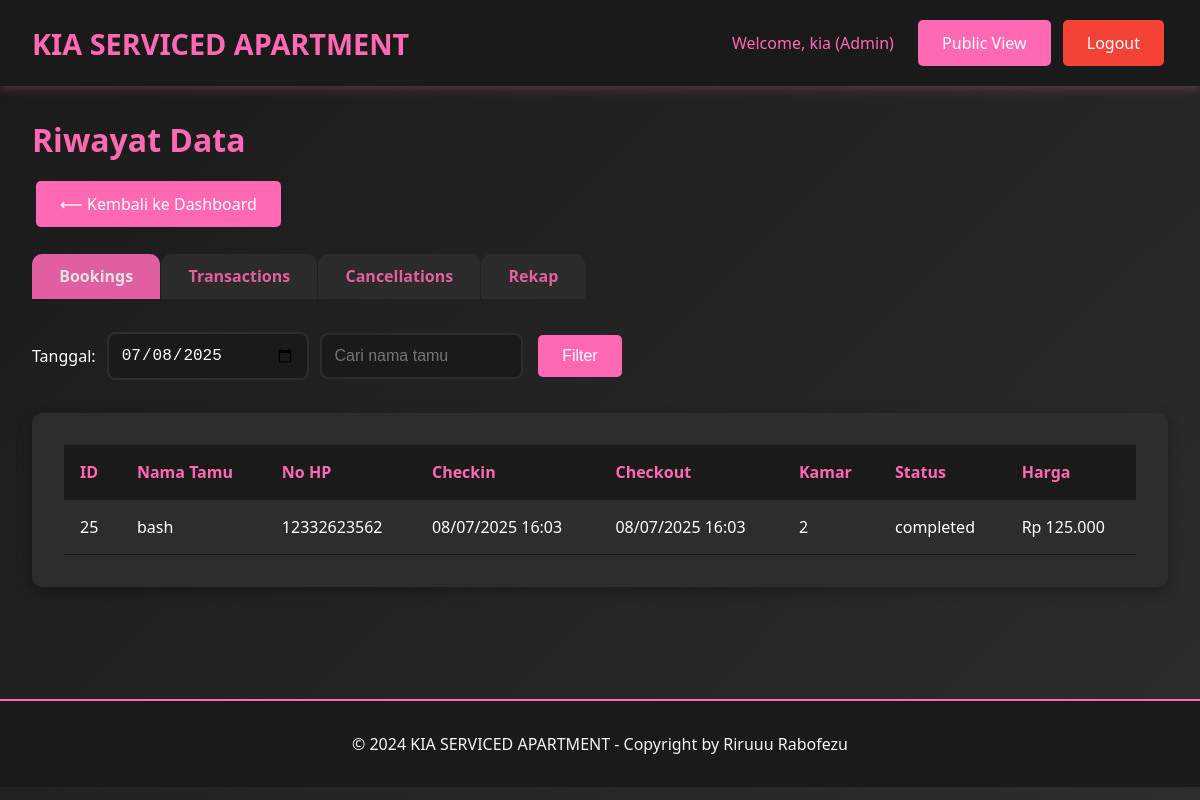
Page /admin/history.php (signed in) on the earlier database version.
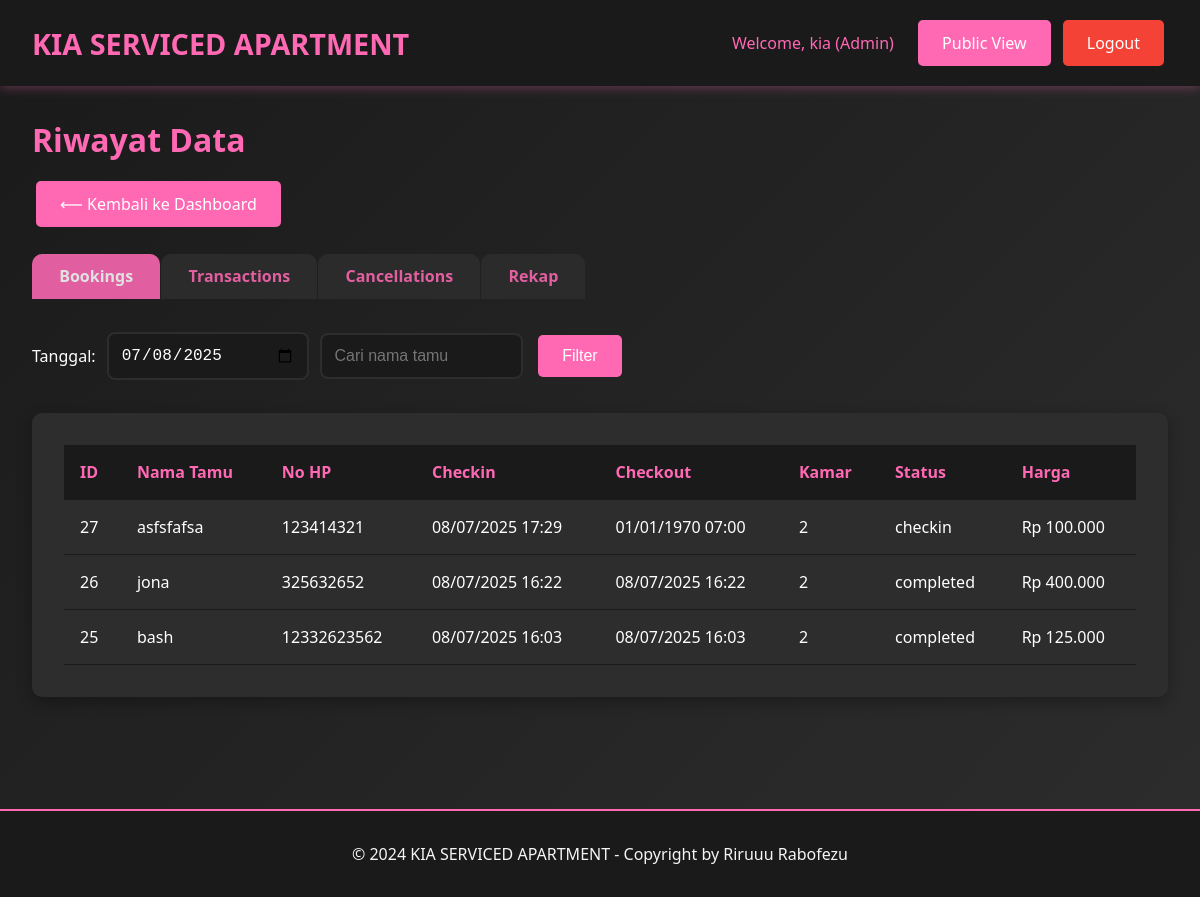
Same page on the later database version.
### tables this page shows
CREATE TABLE `bookings` (
  `id` int(11) NOT NULL,
  `room_id` int(11) NOT NULL,
  `guest_name` varchar(100) NOT NULL,
  `arrival_time` datetime NOT NULL,
  `phone_number` varchar(20) NOT NULL,
  `duration_type` enum('transit','fullday') NOT NULL,
  `duration_hours` int(11) NOT NULL,
  `price_amount` decimal(10,2) NOT NULL,
  `payment_method` varchar(50) NOT NULL,
  `deposit_type` enum('cash','id_card','no_deposit') NOT NULL,
  `deposit_amount` decimal(10,2) DEFAULT '0.00',
  `notes` text,
  `status` enum('booked','checkin','checkout','cancelled','no_show','completed') DEFAULT 'booked',
  `checkin_time` datetime DEFAULT NULL,
  `checkout_time` datetime DEFAULT NULL,
  `extra_time_hours` int(11) DEFAULT '0',
  `extra_time_amount` decimal(10,2) DEFAULT '0.00',
  `refund_amount` decimal(10,2) DEFAULT '0.00',
  `refund_method` varchar(50) DEFAULT NULL,
  `created_by` int(11) NOT NULL,
  `created_at` timestamp NOT NULL DEFAULT CURRENT_TIMESTAMP,
  `updated_at` timestamp NOT NULL DEFAULT CURRENT_TIMESTAMP ON UPDATE CURRENT_TIMESTAMP
);

### includes/config.php (called while the page is built, shortened)
<?php
function formatCurrency($amount) {
    return 'Rp ' . number_format($amount, 0, ',', '.');
}
function formatDateTime($datetime) {
    return date('d/m/Y H:i', strtotime($datetime));
}
?>

### admin/history.php (the view, shortened to what this page needs)
<?php
require_once "../includes/config.php";
$view = isset($_GET["view"]) ? trim($_GET["view"]) : "bookings";
$date = isset($_GET['date']) ? $_GET['date'] : date('Y-m-d');
$search = isset($_GET['search']) ? trim($_GET['search']) : '';
if (!function_exists('safe')) {
    function safe($str) {
        return htmlspecialchars($str, ENT_QUOTES, 'UTF-8');
    }
}
$data = [];
if ($view == "bookings") {
    $sql = "SELECT * FROM bookings WHERE DATE(checkin_time) = :date";
    $params = [':date' => $date];
    $sql .= " ORDER BY checkin_time DESC";
    $stmt = $pdo->prepare($sql);
    $stmt->execute($params);
    $data = $stmt->fetchAll(PDO::FETCH_ASSOC);
}
?>
<!DOCTYPE html>
<html lang="id">
<head>
    <link rel="stylesheet" href="../assets/css/style.css">
</head>
<body>
<header class="header">
    <div class="header-content">
        <a href="../index.php" class="logo">KIA SERVICED APARTMENT</a>
        <div>
            <span style="color: var(--primary-pink); margin-right: 1rem;">
                Welcome, <?php echo htmlspecialchars($_SESSION["full_name"]); ?> (<?php echo ucfirst($_SESSION["user_role"]); ?>)
            </span>
            <a href="../index.php" class="btn btn-primary">Public View</a>
            <a href="../includes/logout.php" class="btn btn-danger">Logout</a>
        </div>
    </div>
</header>
<div class="container">
    <h1 style="color: var(--primary-pink); margin-bottom: 1rem;">Riwayat Data</h1>
    <a href="dashboard.php" class="btn btn-primary btn-back">⟵ Kembali ke Dashboard</a>
    <div class="tabs">
        <a href="?view=bookings" class="<?= $view == 'bookings' ? 'active' : '' ?>">Bookings</a>
        <a href="?view=transactions" class="<?= $view == 'transactions' ? 'active' : '' ?>">Transactions</a>
        <a href="?view=cancellations" class="<?= $view == 'cancellations' ? 'active' : '' ?>">Cancellations</a>
        <a href="?view=rekap" class="<?= $view == 'rekap' ? 'active' : '' ?>">Rekap</a>
    </div>
    <?php if ($view == "rekap"): ?>
        <div class="filter-bar">
            <form method="get" style="display:flex;gap:.7rem;align-items:center;">
                <input type="hidden" name="view" value="rekap">
                <select name="rekap_mode" onchange="this.form.submit()" class="form-control" style="width:140px;">
                    <option value="harian"<?= (isset($rekap_mode) && $rekap_mode == 'harian') ? ' selected' : '' ?>>Harian</option>
                    <option value="mingguan"<?= (isset($rekap_mode) && $rekap_mode == 'mingguan') ? ' selected' : '' ?>>Mingguan</option>
                </select>
                <input type="date" name="rekap_date" class="form-control" value="<?= safe($rekap_date ?? date('Y-m-d')) ?>" style="<?= (isset($rekap_mode) && $rekap_mode == 'harian') ? '' : 'display:none;' ?>">
                <input type="week" name="rekap_week" class="form-control" value="<?= safe($rekap_week ?? date('o-\WW')) ?>" style="<?= (isset($rekap_mode) && $rekap_mode == 'mingguan') ? '' : 'display:none;' ?>">
                <button class="btn btn-primary" type="submit">Terapkan</button>
            </form>
        </div>
        <div class="summary-box">
            <b>Total Fullday:</b> <?= $total_fullday ?? 0 ?> &nbsp;
            <b>Total Transit:</b> <?= $total_transit ?? 0 ?> &nbsp;
            <b>Total Omset:</b> <?= function_exists('formatCurrency') ? formatCurrency($total_omset ?? 0) : number_format($total_omset ?? 0,0,',','.') ?>
        </div>
        <div class="table-container">
            <table class="table">
                <thead>
                    <tr>
                        <th>No</th>
                        <th>Kamar</th>
                        <th>Jumlah Fullday</th>
                        <th>Jumlah Transit</th>
                        <th>Total Omset</th>
                    </tr>
                </thead>
                <tbody>
                <?php $n=1; foreach($rekapData as $room): $total_kamar = $room['fullday_total'] + $room['transit_total'];?>
                    <tr>
                        <td><?= $n++ ?></td>
                        <td><?= safe($room['location'].' no '.$room['room_number']) ?></td>
                        <td><?= $room['fullday_count'] ?></td>
                        <td><?= $room['transit_count'] ?></td>
                        <td><?= function_exists('formatCurrency') ? formatCurrency($total_kamar) : number_format($total_kamar,0,',','.') ?></td>
                    </tr>
                <?php endforeach;?>
                </tbody>
            </table>
        </div>
    <?php else: ?>
        <div class="filter-bar">
            <form method="get" style="display:flex;gap:.7rem;align-items:center;">
                <label for="date">Tanggal:</label>
                <input type="date" id="date" name="date" class="form-control" value="<?= safe($date) ?>">
                <?php if ($view == "bookings" || $view == "cancellations"): ?>
                    <input type="text" name="search" class="form-control" placeholder="Cari nama tamu" value="<?= safe($search) ?>">
                <?php elseif ($view == "transactions"): ?>
                    <input type="text" name="search" class="form-control" placeholder="Cari customer" value="<?= safe($search) ?>">
                <?php endif;?>
                <button class="btn btn-primary" type="submit">Filter</button>
            </form>
        </div>
        <div class="table-container">
            <?php if ($view == "bookings"): ?>
                <table class="table">
                    <thead>
                        <tr>
                            <th>ID</th>
                            <th>Nama Tamu</th>
                            <th>No HP</th>
                            <th>Checkin</th>
                            <th>Checkout</th>
                            <th>Kamar</th>
                            <th>Status</th>
                            <th>Harga</th>
                        </tr>
                    </thead>
                    <tbody>
                        <?php if (!$data): ?>
                            <tr><td colspan="8" class="text-center">Tidak ada data</td></tr>
                        <?php else: foreach ($data as $row): ?>
                            <tr>
                                <td><?= safe($row['id']) ?></td>
                                <td><?= safe($row['guest_name']) ?></td>
                                <td><?= safe($row['phone_number']) ?></td>
                                <td><?= formatDateTime($row['checkin_time']) ?></td>
                                <td><?= formatDateTime($row['checkout_time']) ?></td>
                                <td><?= safe($row['room_id']) ?></td>
                                <td><?= safe($row['status']) ?></td>
                                <td><?= function_exists('formatCurrency') ? formatCurrency($row['price_amount']) : number_format($row['price_amount'],0,',','.') ?></td>
                            </tr>
                        <?php endforeach; endif; ?>
                    </tbody>
                </table>
            <?php endif; ?>
        </div>
    <?php endif; ?>
</div>
<footer class="footer">
    <p>&copy; 2024 KIA SERVICED APARTMENT - Copyright by Riruuu Rabofezu</p>
</footer>
</body>
</html>

### assets/css/style.css (style rules this page uses)
* { margin: 0; padding: 0; box-sizing: border-box; }
:root { --primary-pink: #ff69b4; --dark-pink: #e91e63; --light-pink: #ffc0cb; --black: #1a1a1a; --dark-gray: #2d2d2d; --light-gray: #f5f5f5; --white: #ffffff; --success: #4caf50; --warning: #ff9800; --info: #2196f3; --danger: #f44336; }
body { font-family: 'Segoe UI', Tahoma, Geneva, Verdana, sans-serif; background: linear-gradient(135deg, var(--black) 0%, var(--dark-gray) 100%); color: var(--white); min-height: 100vh; }
.header { background: var(--black); padding: 1rem 2rem; box-shadow: 0 2px 10px rgba(255, 105, 180, 0.3); position: sticky; top: 0; z-index: 1000; }
.header-content { display: flex; justify-content: space-between; align-items: center; max-width: 1200px; margin: 0 auto; }
.logo { font-size: 1.8rem; font-weight: bold; color: var(--primary-pink); text-decoration: none; }
.form-control { width: 100%; padding: 0.75rem; border: 2px solid var(--dark-gray); border-radius: 8px; background: var(--black); color: var(--white); font-size: 1rem; transition: all 0.3s ease; }
.btn { padding: 0.75rem 1.5rem; border: none; border-radius: 5px; cursor: pointer; font-size: 1rem; font-weight: 500; text-decoration: none; display: inline-block; text-align: center; transition: all 0.3s ease; margin: 0.25rem; }
.btn-primary { background: var(--primary-pink); color: var(--white); }
.btn-danger { background: var(--danger); color: var(--white); }
.container { max-width: 1200px; margin: 0 auto; padding: 2rem; }
.table-container { background: var(--dark-gray); border-radius: 10px; overflow: hidden; box-shadow: 0 5px 15px rgba(0, 0, 0, 0.3); margin: 2rem 0; }
.table { width: 100%; border-collapse: collapse; }
.table th, .table td { padding: 1rem; text-align: left; border-bottom: 1px solid var(--black); }
.table th { background: var(--black); color: var(--primary-pink); font-weight: bold; }
.footer { background: var(--black); text-align: center; padding: 2rem; margin-top: 3rem; border-top: 2px solid var(--primary-pink); }
.footer p { color: var(--light-gray); margin: 0; }

### admin/history.php (style rules this page uses)
.tabs { display: flex; gap: 1px; margin-bottom: 2rem; }
.tabs a { padding: .7rem 1.7rem; background: var(--dark-gray); color: var(--primary-pink); border-radius: 10px 10px 0 0; text-decoration: none; font-weight: bold; opacity:.87; }
.tabs a.active { background: var(--primary-pink); color: #fff; }
.btn-back { margin-bottom: 1.7rem; }
.table-container { background: var(--dark-gray); border-radius: 10px; padding:2rem; }
.filter-bar { margin-bottom:1.5rem; display: flex; gap:1rem; align-items:center; }

Differences in the rows shown:
added bookings: id "27", guest_name "asfsfafsa", phone_number "123414321", checkin_time "08/07/2025 17:29", checkout_time "01/01/1970 07:00", room "2", status "checkin", price_amount "Rp 100.000"
added bookings: id "26", guest_name "jona", phone_number "325632652", checkin_time "08/07/2025 16:22", checkout_time "08/07/2025 16:22", room "2", status "completed", price_amount "Rp 400.000"
